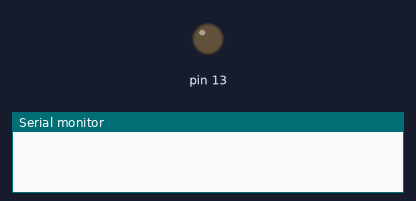
Bench run of a sketch on a simulated Arduino Uno, built with avr-gcc and run on an emulated ATmega328P. Shown: output pins drawn as LEDs (lit = HIGH), the last lines printed to the serial monitor.

Above: at 0.1 s.
At 39.2 s:
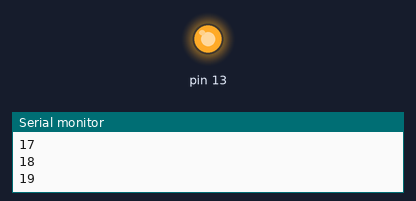
Timing chart, 0 to 40.0 s (numbered marks = the images above):
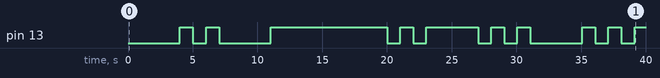

The sketch:

timerInterrupt.ino
```cpp
/*
 * CONFIGURACIÓN DEL TIMER USANDO REGISTROS
 *
 * TCNT2: Valor de interrupción (130 -> 1ms)
 * TCCR2B: 0x00=Apagado. 0x05=Encendido.
 *
 * https://arduinodiy.wordpress.com/2012/02/28/timer-interrupts/
 */

#include <avr/interrupt.h>
#include <avr/io.h>
#include <Streaming.h>

unsigned int toggle = 0;  //used to keep the state of the LED
unsigned int count = 0;   //used to keep count of how many interrupts were fired
unsigned int segundos = 0;

//Timer2 Overflow Interrupt Vector, called every 1ms
ISR(TIMER2_OVF_vect)
{
  count++;               //Increments the interrupt counter
  if(count >= 1000)
  {
    toggle = ~toggle;    //toggles the LED state
    count = 0;           //Resets the interrupt counter
    Serial << ++segundos << endl;
    if(segundos == 5) TCCR2B = 0x00;
    digitalWrite(13,toggle);
  }
  TCNT2 = 130;           //Reset Timer to 130 out of 255
  TIFR2 = 0x00;          //Timer2 INT Flag Reg: Clear Timer Overflow Flag
};

void setup() {
  pinMode(13,OUTPUT);
  Serial.begin(19200);

  //Setup Timer2 to fire every 1ms
  TCCR2B = 0x00;        //Disbale Timer2 while we set it up
  TCNT2  = 130;         //Reset Timer Count to 130 out of 255
  TIFR2  = 0x00;        //Timer2 INT Flag Reg: Clear Timer Overflow Flag
  TIMSK2 = 0x01;        //Timer2 INT Reg: Timer2 Overflow Interrupt Enable
  TCCR2A = 0x00;        //Timer2 Control Reg A: Normal port operation, Wave Gen Mode normal
  TCCR2B = 0x00;        //Timer2 Control Reg B: Timer Prescaler set to 128
}

void loop()
{
    delay(3000);
    TCCR2B = 0x05;
    delay(5000);
    TCCR2B = 0x00;
}
```

Measured:
- by itself, pin 13: LOW → HIGH at 4.0 s, → LOW 1.0 s later, → HIGH 1.0 s later, → LOW 1.0 s later, … (19 changes in this stretch)
